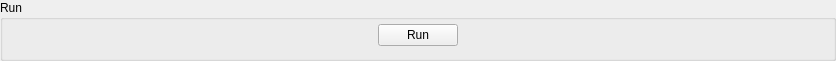
<?xml version="1.0" encoding="UTF-8"?>
<ui version="4.0">
 <class>RunWidget</class>
 <widget class="QWidget" name="RunWidget">
  <property name="geometry">
   <rect>
    <x>0</x>
    <y>0</y>
    <width>836</width>
    <height>61</height>
   </rect>
  </property>
  <property name="windowTitle">
   <string>Form</string>
  </property>
  <layout class="QGridLayout" name="gridLayout">
   <property name="leftMargin">
    <number>0</number>
   </property>
   <property name="topMargin">
    <number>0</number>
   </property>
   <property name="rightMargin">
    <number>0</number>
   </property>
   <property name="bottomMargin">
    <number>0</number>
   </property>
   <item row="0" column="0">
    <widget class="QGroupBox" name="gbRun">
     <property name="title">
      <string>Run</string>
     </property>
     <layout class="QHBoxLayout" name="horizontalLayout">
      <property name="topMargin">
       <number>0</number>
      </property>
      <property name="bottomMargin">
       <number>7</number>
      </property>
      <item>
       <spacer name="horizontalSpacer">
        <property name="orientation">
         <enum>Qt::Horizontal</enum>
        </property>
        <property name="sizeHint" stdset="0">
         <size>
          <width>40</width>
          <height>20</height>
         </size>
        </property>
       </spacer>
      </item>
      <item>
       <widget class="QPushButton" name="pbRun">
        <property name="text">
         <string>Run</string>
        </property>
       </widget>
      </item>
      <item>
       <spacer name="horizontalSpacer_2">
        <property name="orientation">
         <enum>Qt::Horizontal</enum>
        </property>
        <property name="sizeHint" stdset="0">
         <size>
          <width>40</width>
          <height>20</height>
         </size>
        </property>
       </spacer>
      </item>
     </layout>
    </widget>
   </item>
  </layout>
 </widget>
 <resources/>
 <connections/>
</ui>
